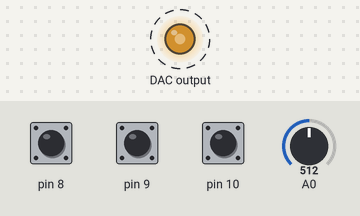
A sketch run on a simulated Arduino Uno, built with avr-gcc and run on an emulated ATmega328P. Shown: output pins drawn as LEDs (lit = HIGH). Wiring (inferred from the names in the program): MCP4725 DAC at I2C address 0x60. Dashed ring = blinking. The test bench sets the inputs (shaded band); at power-on: pin 9 HIGH, pin 10 HIGH, pin 8 HIGH, A0 = 512. What the sketch prints to the serial monitor is not drawn.

Above: at 1.2 s.
1.3 s: pin 9 pulled LOW for 3.2 s
At 4.82 s:
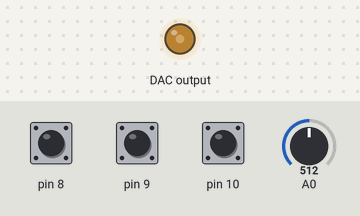
At 5.53 s:
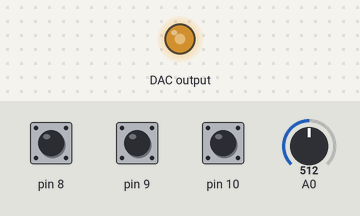
6.0 s: pin 10 pulled LOW for 3.2 s
Timing chart, 0 to 16.7 s (numbered marks = the images above; inputs shaded):
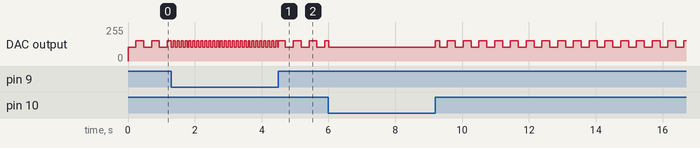

The sketch:

quantizer.ino
```cpp
#include <Wire.h>

#define BAUDRATE 9600
#define MCP4725_ADDR 0x60

#define CMD_UPDATE 64

void setup() {
  // Set up ADC
  analogReference(EXTERNAL);

  // Set up I2C which will be used to communicate with the DAC
  Wire.begin();

  // Set up pins that connect to scale switches
  pinMode(8, INPUT_PULLUP);
  pinMode(9, INPUT_PULLUP);
  pinMode(10, INPUT_PULLUP);

  Serial.begin(BAUDRATE);
  Serial.write("Setup complete!\n\r");
}

int read_scale() {
  return digitalRead(8) | (digitalRead(9) << 1) | (digitalRead(10) << 2);
}

int chromatic_to_major(int note) {
  // tone, tone, semitone, tone, tone, tone, semitone
  switch (note % 12) {
    case 1:
    case 3:
    case 6:
    case 8:
    case 10:
      note -= 1;
      break;
  }
  return note;
}

int chromatic_to_pentatonic(int note) {
  switch (note % 12) {
    case 1:
    case 3:
    case 6:
    case 8:
    case 10:
      note -= 1;
      break;
    case 4:
    case 11:
      note -= 2;
  }
  return note;
}

int chromatic_to_octave(int note) {
  return (note / 12) * 12;
}

int chromatic_to_fifth_and_octave(int note) {
  int octave_base = (note / 12) * 12;
  int offset = note % 12;
  if (offset < 5) {
    return octave_base;
  } else {
    return octave_base + 5;
  }
}

int cycle_octaves(int delay) {
  static uint64_t count = 0;
  count += 1;
#define C1 24
#define C2 36
  if (((count / delay) % 2) == 0) {
    return C1;
  } else {
    return C2;
  }
}

int chromatic_to_selected_scale(int note) {
  switch (read_scale()) {
    case 0:
      return note;
    case 1:
      return chromatic_to_major(note);
    case 2:
      return chromatic_to_pentatonic(note);
    case 3:
      return chromatic_to_octave(note);
    case 4:
      return chromatic_to_fifth_and_octave(note);
    case 5:
      return cycle_octaves(32);
    case 6:
      return cycle_octaves(64);
    case 7:
      return cycle_octaves(128);
  }
  return note;
}

int midiNoteToDACInput(byte noteIndex) {
    #define DAC_MAX 4095L
    #define OUT_VOLTAGE_MAX 5L
    #define NOTES_PER_OCTAVE 12L
    return (int)((((long)noteIndex) * DAC_MAX) / (OUT_VOLTAGE_MAX * NOTES_PER_OCTAVE));
}

void setDAC(int value) {
    Wire.beginTransmission(MCP4725_ADDR);
    Wire.write(CMD_UPDATE);
    Wire.write(value >> 4); // 8 most significant bits
    Wire.write((value & 15) << 4); // 4 least significant bits
    Wire.endTransmission();
}

void loop() {

  int input = analogRead(0);

  // Scale the input between 0 and 60 as there are 5 octaves made up of 12
  // semitones each. The 5 octaves comes from the fact that the maximum output
  // from the DAC is 5v, and that the synth uses a 1 volt-per-octave convention
  // for encoding frequencies. Divide by 1023 because that's the maximum value
  // that can be read from the ADC.
  double input_0_60 = ((double)input * 60.0) / 1023.0;

  // Round down to the nearest semitone.
  int input_0_60_quantized = chromatic_to_selected_scale((int)floor(input_0_60));

  //static char buf[64];
  //sprintf(buf, "out: %d\r\n", input_0_60_quantized);
  //Serial.write(buf);

  // Set the voltage of the DAC
  setDAC(midiNoteToDACInput(input_0_60_quantized));
  delay(1);
}
```
